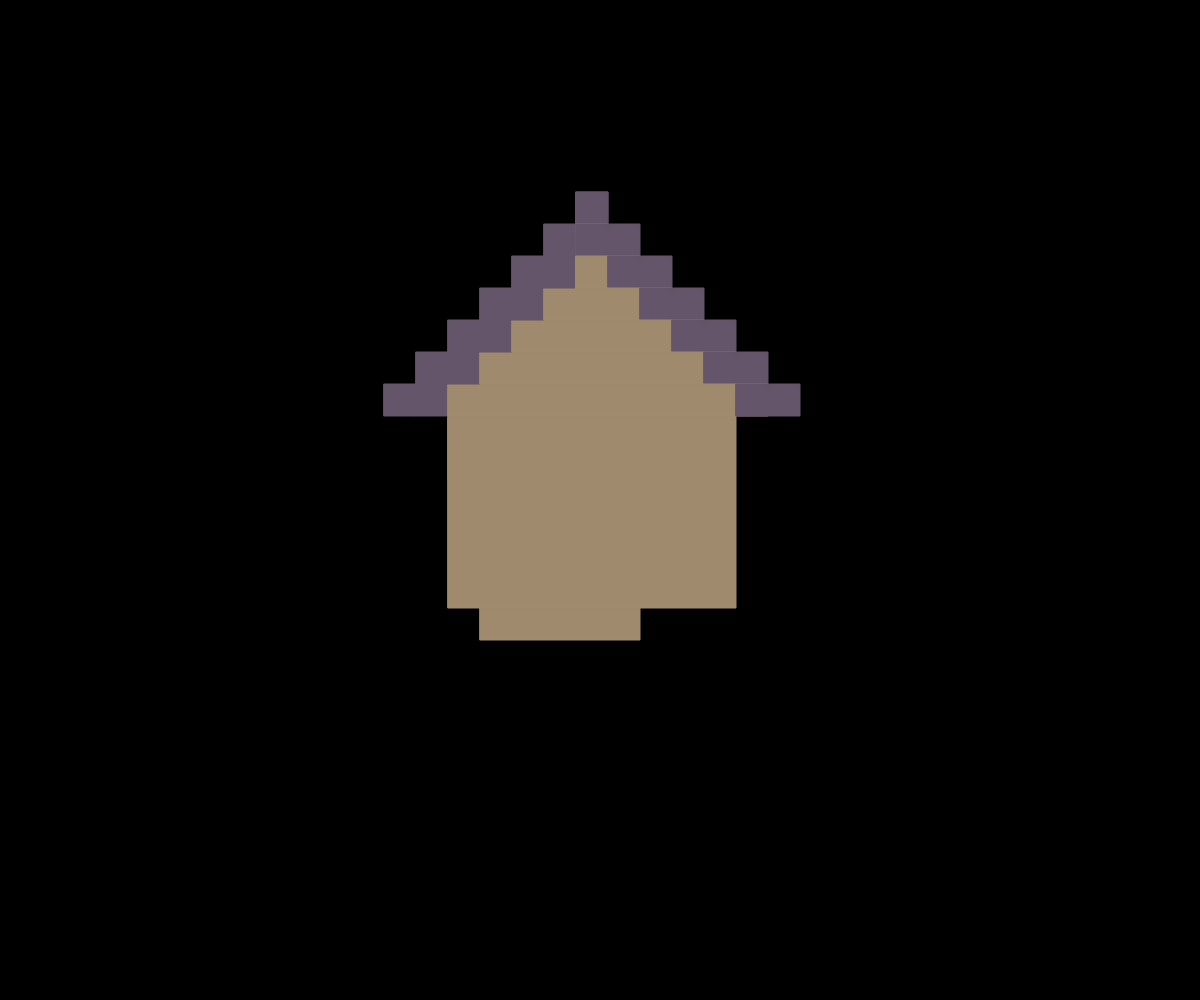
Frame 1 (no input)
Frame 60 (no input): identical to frame 1, image omitted
Frame 120 (the mouse pressed at the canvas centre since frame 60): identical to frame 1, image omitted

The p5.js sketch that drew this single still picture (run headless with seeded random() and noise() and a simulated clock; from frame 60 on, the mouse is pressed at the canvas centre):

// p5.js sketch
// ── sketch.js
class Box {
  constructor(x, y, z, w, h) {
    this.x = x;
    this.y = y;
    this.z = z;
    this.w = w;
    this.h = h;
  }
}

class RoofForward {
  constructor(x, y, z, w, h, bow) {
    this.x = x;
    this.y = y;
    this.z = z;
    this.w = w;
    this.h = h;
    this.bow = bow;
  }
}
class RoofSideways {
  constructor(x, y, z, w, h, bow) {
    this.x = x;
    this.y = y;
    this.z = z;
    this.w = w;
    this.h = h;
    this.bow = bow;
  }
}
class PipeRoof {
  constructor(x, y, z, w, h, bow) {
    this.x = x;
    this.y = y;
    this.z = z;
    this.w = w;
    this.h = h;
    this.bow = bow;
  }
}

function genBox() {
  const box = new Box(
    Math.floor(10 + Math.random() * 6),
    Math.floor(10 + Math.random() * 6),
    Math.floor(Math.random() * 10),
    Math.floor(3 + Math.floor(Math.random() * 10) / 2) * 2 - 1, // make odd
    4 + Math.floor(Math.random() * 10)
  );
  return box;
}

const scale = 32;
const box1 = genBox();
const box2 = genBox();

function drawBox(box) {
  stroke(160, 138, 109);
  fill(160, 138, 109);
  rect(box.x * scale, box.y * scale, box.w * scale, box.h * scale);
}

function drawGable(box) {
  let y = box.y;
  for (x = box.x - 2; x < box.x - 2 + box.w / 2 + 2; x++) {
    stroke(101, 85, 107);
    fill(101, 85, 107);
    rect(x * scale, y * scale, scale, scale);
    if (x < box.x - 2 + box.w / 2 + 2 - 1) {
      rect((x + 1) * scale, y * scale, scale, scale);
    }
    stroke(160, 138, 109);
    fill(160, 138, 109);
    for (i = x + 2; i < box.x - 2 + box.w / 2 + 2; i++) {
      rect(i * scale, y * scale, scale, scale);
    }
    y--;
  }
  y = Math.ceil(box.y - box.w / 2 - 2);
  for (x = box.x + Math.floor(box.w / 2 + 2 - 2); x < box.x + box.w + 2; x++) {
    stroke(160, 138, 109);
    fill(160, 138, 109);
    for (i = box.x + Math.floor(box.w / 2 + 2 - 2); i < x; i++) {
      rect(i * scale, y * scale, scale, scale);
    }
    stroke(101, 85, 107);
    fill(101, 85, 107);
    rect(x * scale, y * scale, scale, scale);
    if (x > box.x + Math.floor(box.w / 2 + 2 - 2)) {
      rect((x - 1) * scale, y * scale, scale, scale);
    }
    y++;
  }
}

function drawRoof(box) {
  const height = 4 + Math.floor(Math.random(6));
  stroke(101, 85, 107);
  fill(101, 85, 107);
  rect(
    (box.x - 1) * scale,
    (box.y - height) * scale,
    (box.w + 2) * scale,
    height * scale
  );
  for (
    x = box.x - 1, y = box.y - 1;
    x < box.x - 1 + box.w + 2, y > box.y - 1 - 4 + Math.floor(Math.random(6));
    x++, y--
  ) {}
}

function drawChimney(box) {
  const x = box.x + Math.floor(Math.random(box.w));
  const y = box.y - (6 + Math.floor(Math.random(6)));
  stroke(101, 85, 107);
  fill(101, 85, 107);
  rect(x * scale, y * scale, scale, 10 * scale);
}

function setup() {
  createCanvas(window.innerWidth, window.innerHeight);
  background(0);

  // console.log(box1.z);
  // console.log(box2.z);

  // draw

  // box

  const gable = box1.z > box2.z;
  let box = box1;

  drawBox(box);
  drawRoof(box);

  box = box2;

  if (Math.random() < 0.3) drawChimney(box);
  if (Math.random() < 0.1) drawChimney(box);
  drawBox(box);
  drawGable(box);
}

function draw() {}

// ── sketch1.js
function house1() {
  const width = 32;
  const height = 32;
  const pixels = [];

  for (r = 0; r < width; r++) {
    const row = [];
    for (c = 0; c < height; c++) {
      row.push(null);
    }
    pixels.push(row);
  }

  const b1 = {
    w: () => 16 + Math.floor(Math.random(4)),
    h: () => 16 + Math.floor(Math.random(4))
  };

  for (r = 6; r < b1.h() - 6; r++) {
    for (c = 6; c < b1.w() - 6; c++) {
      pixels[r][c] = 255;
    }
  }

  // for (r = 2; r < 2 + b1.h(); r++) {
  //   for (c = 0; c < b1.w(); c++) {
  //     pixels[r][c] = 255;
  //   }
  // }

  return pixels;
}

const houses = [];

function setup() {
  createCanvas(innerWidth, innerHeight);
  background(0);
  for (i = 0; i < 10; i++) {
    houses.push(house1());
  }

  print(houses);
}

function draw() {
  translate(width / 2, height / 2);

  let r = 0;
  houses.forEach(row => {
    let c = 0;
    row.forEach(col => {
      if (col === undefined || col === null) return;
      stroke(col);
      fill(col);
      rect(c * 16, r * 16, 16, 16);
      c++;
    });
    r++;
  });
}
